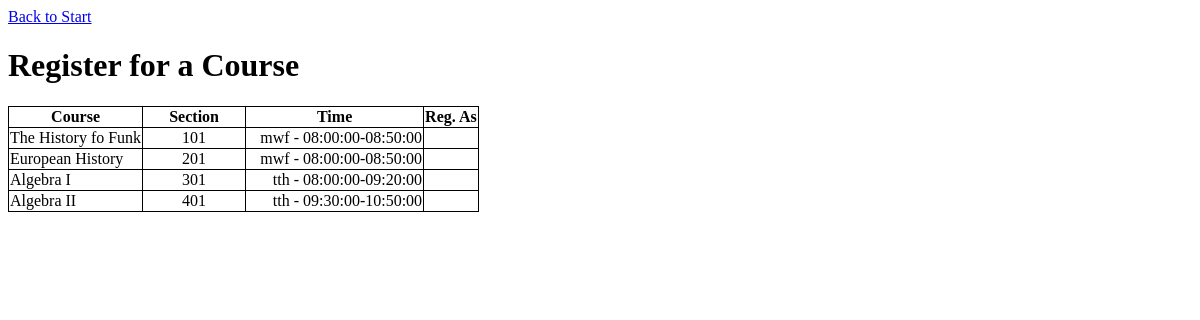
Before: /course_signup.php (signed in) with the older database file.
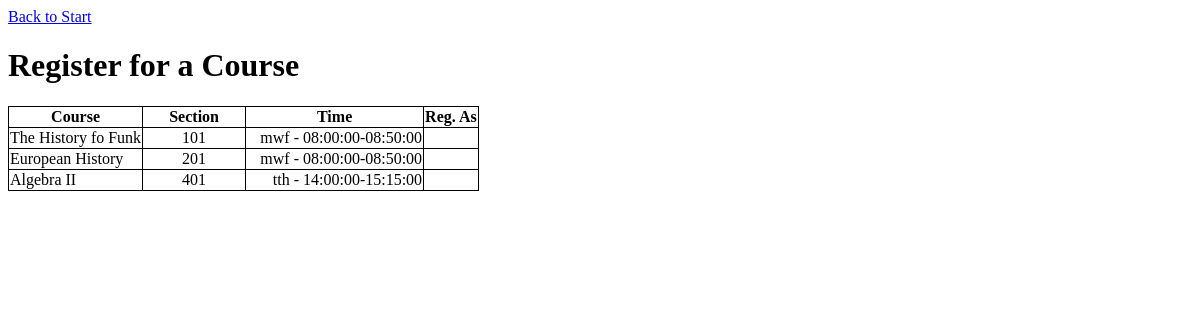
After: the same page with the newer database file.
### tables this page shows
CREATE TABLE `sections` (
  `courseID` int(11) DEFAULT NULL,
  `sectionID` int(11) NOT NULL,
  `name` varchar(80) DEFAULT NULL,
  `capacity` int(11) DEFAULT NULL,
  `startDate` date DEFAULT NULL,
  `endDate` date DEFAULT NULL,
  `timeSlotID` int(11) DEFAULT NULL
);

CREATE TABLE `courses` (
  `courseID` int(11) NOT NULL,
  `title` varchar(80) DEFAULT NULL,
  `description` varchar(500) DEFAULT NULL,
  `mentorReq` int(11) DEFAULT NULL,
  `menteeReq` int(11) DEFAULT NULL
);

CREATE TABLE `timeslot` (
  `M` tinyint(1) DEFAULT NULL,
  `T` tinyint(1) DEFAULT NULL,
  `W` tinyint(1) DEFAULT NULL,
  `Th` tinyint(1) DEFAULT NULL,
  `F` tinyint(1) DEFAULT NULL,
  `Sa` tinyint(1) DEFAULT NULL,
  `timeSlotID` int(11) NOT NULL,
  `startTime` time DEFAULT NULL,
  `endTime` time DEFAULT NULL
);

### course_signup.php (the view, shortened to what this page needs)
<?php
	$session_key = md5("database");
	if (empty($_SESSION[$session_key])) {
		echo "Not logged in! Please <a href='index.html'>CLICK HERE</a> to return to the main page.";
		exit();
	} elseif (intval($_SESSION[$session_key]) <= 0) {
		unset($_SESSION[$session_key]);
		echo "Invalid session key! Please <a href='index.html'>CLICK HERE</a> to return to the main page.";
		exit();
	} else {
		$userid = $_SESSION[$session_key];
	}
	$myconnection = mysqli_connect('localhost', 'root', '')
    or die ('Could not connect: ' . mysql_error());
	$findcourses = "SELECT cou.title,sec.sectionID,ts.startTime,ts.endTime,ts.m,ts.t,ts.w,ts.th,ts.f,ts.sa,cou.menteeReq,cou.mentorReq,sec.capacity,sec.courseID,sec.timeSlotID,sec.startDate,sec.endDate FROM sections sec, courses cou, timeslot ts WHERE sec.courseID = cou.courseID AND ts.timeSlotID = sec.timeSlotID;";
	$result = mysqli_query($myconnection, $findcourses) or die ("Failed to query database: " . mysqli_error($myconnection));
	$answer = $result->fetch_all();
	$today = new DateTime();
	$GetMenteeID = "SELECT menteeID FROM mentees WHERE userID = " . $userid . ";";
	$menteeID = mysqli_query($myconnection, $GetMenteeID) or die ("Failed to query database: " . mysqli_error($myconnection));
	$menteeID = $menteeID->fetch_array()[0];
	$GetMentorID = "SELECT mentorID FROM mentors WHERE userID = " . $userid . ";";
	$mentorID = mysqli_query($myconnection, $GetMentorID) or die ("Failed to query database: " . mysqli_error($myconnection));
	$mentorID = $mentorID->fetch_array()[0];
?>
<!DOCTYPE html>
<html>
<head>
</head>
<body>
	<a href="index.html">Back to Start</a>
	<h1>Register for a Course</h1>
	<form method="post" action="course_signup.php">
		<table style="border:1px solid;border-collapse: collapse;">
			<tr style = "border:1px solid;border-collapse: collapse;">
				<th style="min-width:125px;border:1px solid;border-collapse: collapse;">Course</th>
				<th style="min-width:100px;border:1px solid;border-collapse: collapse;">Section</th>
				<th style="min-width:175px;border:1px solid;border-collapse: collapse;">Time</th>
				<th <?php if($menteeID == NULL or $mentorID == NULL){echo("colspan =\"1\"");} else {echo("colspan=\"2\"");}?> style="border:1px solid;border-collapse: collapse;">Reg. As</th>
			</tr>
			<?php
			for($i = 0; $i<count($answer);$i++){
				$courseDate = new DateTime($answer[$i][16]);
				if($courseDate->diff($today)->invert){
					echo("<tr style = \"border:1px solid;border-collapse: collapse;\" >
					<td style = \"border:1px solid;border-collapse: collapse;\">" . $answer[$i][0] . "</td>
					<td style = \"border:1px solid;border-collapse: collapse;text-align:center\">" . $answer[$i][1] . "</td>
					<td style = \"border:1px solid;border-collapse: collapse;text-align:right \">");
					if($answer[$i][4]){
						echo("m");
					}
					if($answer[$i][5]){
						echo("t");
					}
					if($answer[$i][6]){
						echo("w");
					}
					if($answer[$i][7]){
						echo("th");
					}
					if($answer[$i][8]){
						echo("f");
					}
					echo(" - " . $answer[$i][2] . "-" . $answer[$i][3] . "</td>");
					echo("</tr>");
				}
			}
			?>
		</table>
	</form>
</body>
</html>

Changed rows visible on the page:
no longer on this page (row edited): sections: courseID.title "Algebra I", sectionID "301", shows "th", timeSlotID.startTime "08:00:00", timeSlotID.endTime "09:20:00"
changed sections "Algebra II": timeSlotID.startTime "09:30:00" → "14:00:00"; timeSlotID.endTime "10:50:00" → "15:15:00"
